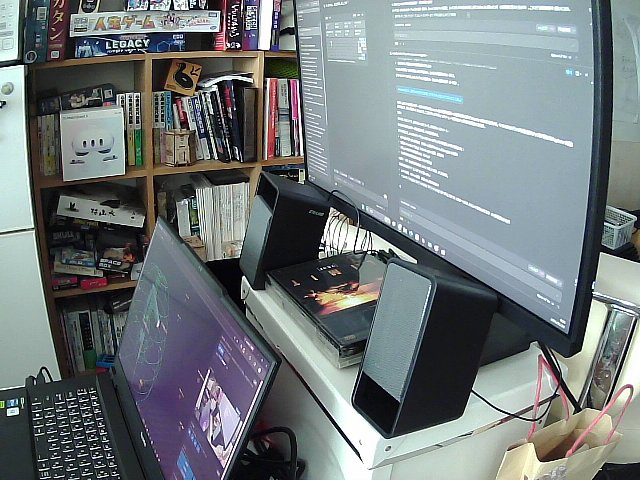
#> input picture data/calib_images/wrist/20260528_093842.jpg, 640 x 480 px; its folder holds only this picture in this run
$ python calibrate_intrinsics.py
#> lines starting #> are read from the running program, lines starting #| are printed output that depends on the picture
"""Camera intrinsic calibration (Phase 1 minimum).

Reads chessboard images from `data/calib_images/<cam_id>/*.jpg`, runs
cv2.calibrateCamera, and writes the resulting K + dist coefficients into
`data/calibration.json` under cameras.<cam_id>.intrinsics.

Hand-eye (T_ee_cam) is Phase 1 manual. Pass `--hand-eye X,Y,Z,RX,RY,RZ` to set
real values; omit to keep whatever is already in calibration.json (placeholder
flag is preserved when --hand-eye is omitted).

Usage:
  python scripts/calibrate_intrinsics.py --cam wrist
  python scripts/calibrate_intrinsics.py --cam wrist --rows 6 --cols 9 --square-mm 25
  python scripts/calibrate_intrinsics.py --cam wrist --hand-eye 30,0,0,0,0,0
  python scripts/calibrate_intrinsics.py --cam wrist --table-z-mm -15.0

Hand-eye coordinate convention (see docs/AGENT_API.md §8.10):
  X,Y,Z = J6 origin → camera lens center, expressed in EE frame (mm)
  RX,RY,RZ = intrinsic XYZ Euler from EE frame to camera frame, applied as
             Rz · Ry · Rx (deg)
"""
from __future__ import annotations
import argparse
import json
import math
import os
import pathlib
import sys
import datetime
import glob

import numpy as np


ROOT = pathlib.Path(__file__).resolve().parent.parent


# [62 lines left out: functions _euler_xyz_to_R, parse_hand_eye, _looks_like_default_placeholder, not called in this run]


def calibrate(cam_id: str, rows: int, cols: int, square_mm: float):
#> called with cam_id = 'wrist', rows = 6, cols = 9, square_mm = 25
    try:
        import cv2
    except Exception as e:
        sys.exit(f"cv2 unavailable: {e}")

    img_dir = ROOT / "data" / "calib_images" / cam_id
    images = sorted(glob.glob(str(img_dir / "*.jpg")) + glob.glob(str(img_dir / "*.png")))
    if not images:
        sys.exit(f"no images found in {img_dir}; capture chessboard frames first")

    pattern_size = (cols, rows)
    objp = np.zeros((rows * cols, 3), np.float32)
    objp[:, :2] = np.mgrid[0:cols, 0:rows].T.reshape(-1, 2)
    objp *= square_mm

    objpoints = []
    imgpoints = []
    img_shape = None
    used = 0
    total = 0
    for fp in images:
        total += 1
        img = cv2.imread(fp)
#> img is the input picture: shape (480, 640, 3); mean B, G, R 123.6, 121.7, 114.5
        if img is None:
            continue
        gray = cv2.cvtColor(img, cv2.COLOR_BGR2GRAY)
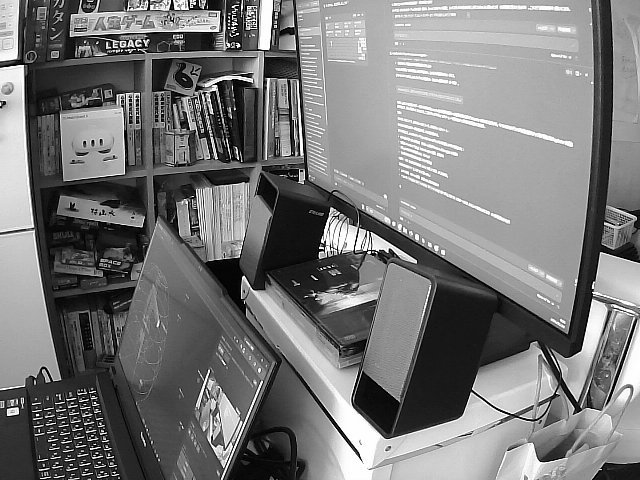
#> gray: shape (480, 640); min 0, max 255, mean 119.8
        img_shape = gray.shape[::-1]  # (w, h)
#> img_shape = (640, 480)
        ret, corners = cv2.findChessboardCorners(gray, pattern_size, None)
#> ret = False; corners = None
        if not ret:
            print(f"  skip (no corners): {fp}")
            continue
        corners2 = cv2.cornerSubPix(gray, corners, (11, 11), (-1, -1),
                                    (cv2.TERM_CRITERIA_EPS + cv2.TERM_CRITERIA_MAX_ITER, 30, 0.001))
        objpoints.append(objp)
        imgpoints.append(corners2)
        used += 1
        print(f"  ok: {fp}")

    if used < 5:
#> (the run stopped early here; a loop or call above may not have finished)
